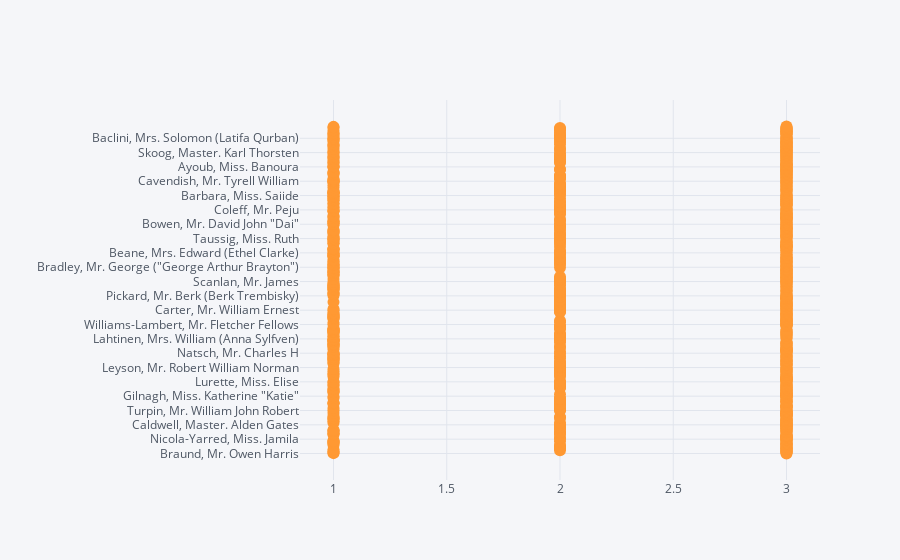

The notebook cell this image was saved under:
### Code cell
df4.iplot(kind='scatter', x='Pclass', y='Name',mode='markers')

### Figure 1 — Plotly figure (JSON) as saved in the notebook; plotly's stock layout.template omitted (floating-point values rounded to 4 significant figures; data arrays with more than 128 entries replaced by an {"elided": "..."} marker saying what was removed)
{"data": [{"line": {"color": "rgba(255, 153, 51, 1.0)", "dash": "solid", "shape": "linear", "width": 1.3}, "marker": {"size": 12, "symbol": "circle"}, "mode": "markers", "name": "Name", "text": "", "type": "scatter", "x": {"elided": "891 int values"}, "y": {"elided": "891 str values"}}], "layout": {"legend": {"bgcolor": "#F5F6F9", "font": {"color": "#4D5663"}}, "paper_bgcolor": "#F5F6F9", "plot_bgcolor": "#F5F6F9", "title": {"font": {"color": "#4D5663"}}, "xaxis": {"gridcolor": "#E1E5ED", "showgrid": true, "tickfont": {"color": "#4D5663"}, "title": {"font": {"color": "#4D5663"}, "text": ""}, "zerolinecolor": "#E1E5ED"}, "yaxis": {"gridcolor": "#E1E5ED", "showgrid": true, "tickfont": {"color": "#4D5663"}, "title": {"font": {"color": "#4D5663"}, "text": ""}, "zerolinecolor": "#E1E5ED"}}}
